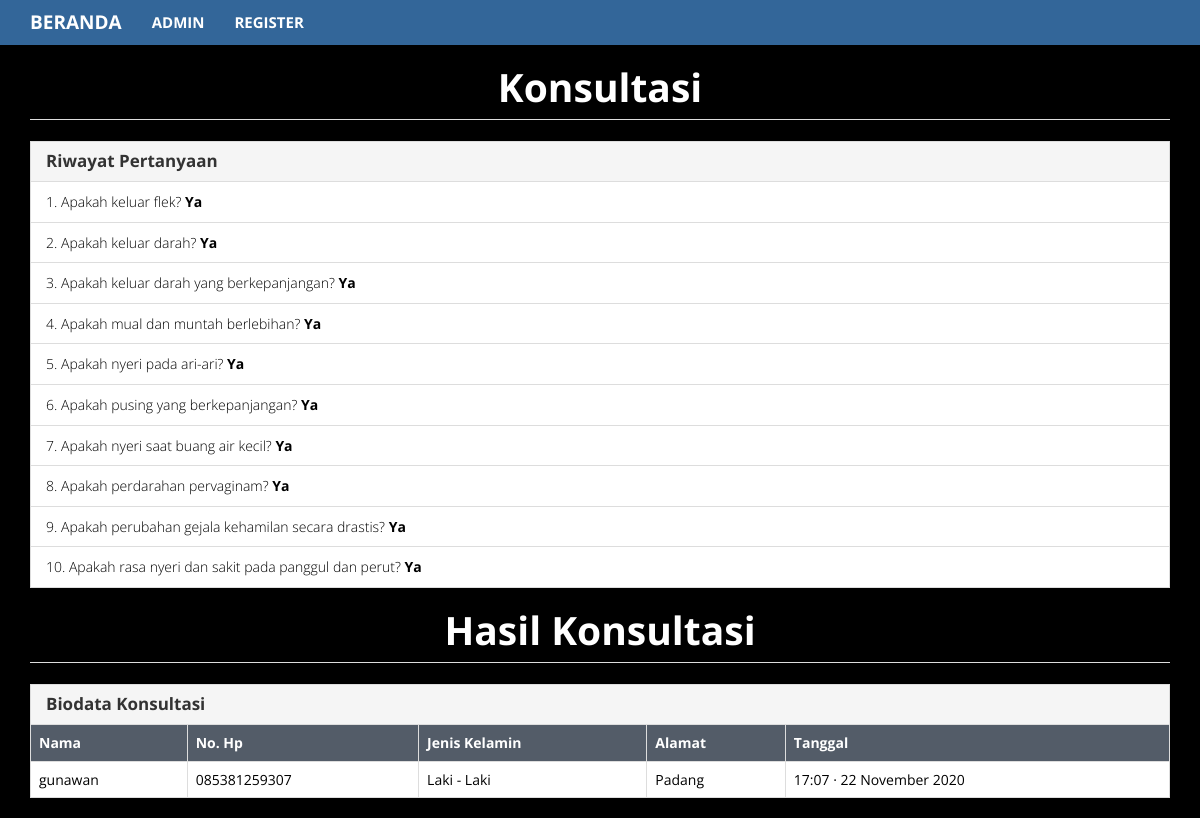
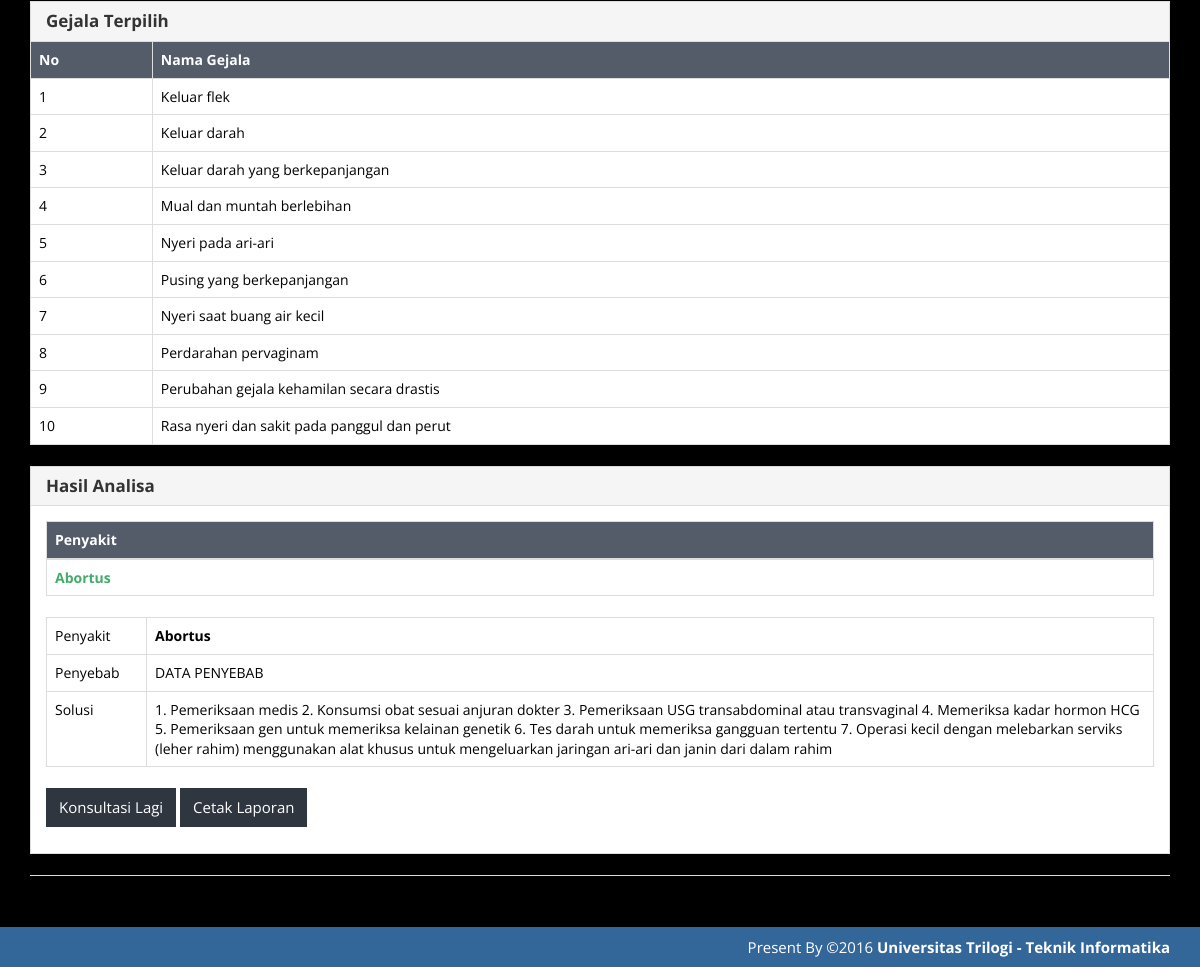
Page /index.php?m=konsultasi on the committed database (2 pictures, top to bottom).
### tables this page shows
CREATE TABLE `tb_konsultasi` (
  `ID` int(11) NOT NULL,
  `kode_gejala` varchar(16) DEFAULT NULL,
  `jawaban` varchar(6) DEFAULT 'Tidak'
);

CREATE TABLE `tb_gejala` (
  `kode_gejala` varchar(16) NOT NULL,
  `nama_gejala` varchar(255) DEFAULT NULL,
  `keterangan` text DEFAULT NULL
);

CREATE TABLE `tb_hasil` (
  `id` int(255) NOT NULL,
  `nama` varchar(50) NOT NULL,
  `no_hp` varchar(50) NOT NULL,
  `jk` varchar(50) NOT NULL,
  `alamat` varchar(50) NOT NULL,
  `tgl` varchar(50) NOT NULL,
  `hasil_konsultasi` varchar(50) NOT NULL
);

CREATE TABLE `tb_diagnosa` (
  `kode_diagnosa` varchar(16) NOT NULL,
  `nama_diagnosa` varchar(255) DEFAULT NULL,
  `penyebab` text NOT NULL,
  `solusi` text NOT NULL
);

### functions.php (called while the page is built, shortened)
<?php
require_once "parser-php-version.php";
$config["server"] = 'localhost';
$config["username"] = 'root';
$config["password"] = '';
$config["database_name"] = 'spforward1';
include 'includes/db.php';
$db = new DB($config['server'], $config['username'], $config['password'], $config['database_name']);
$mod = $_GET['m'];
function arrays_are_equal($array1, $array2)
{
    array_multisort($array1);
    array_multisort($array2);
    return (serialize($array1) === serialize($array2));
}

### includes/db.php (called while the page is built, shortened)
<?php
class DB
{
    var $conn = null;
    public function __construct($host, $username, $passwd, $dbname)
    {
        $this->conn = mysqli_connect($host, $username, $passwd, $dbname);
    }
    public function query($sql)
    {
        $query = mysqli_query($this->conn, $sql) or die('<pre>Error mysqli_query: ' . mysqli_error($this->conn) . '<br />' . $sql . '</pre>');
        return $query;
    }
    public function get_results($sql)
    {
        $query = $this->query($sql);
        $arr = array();
        while ($row = mysqli_fetch_object($query)) {
            $arr[] = $row;
        }
        return $arr;
    }
}

### konsultasi.php (the view, shortened to what this page needs)
<?php
$success = false;
$arr_gejala_terpilih = array();
$r_at = $db->get_results("select kode_gejala from tb_konsultasi where jawaban='Ya' order by kode_gejala");
foreach ($r_at as $row) {
    $arr_gejala_terpilih[] = $row->kode_gejala;
}
$r = $db->get_results("select * from tb_diagnosa order by kode_diagnosa");
foreach ($r as $row) {
    $kode_diagnosa = $row->kode_diagnosa;
    $arr_gejala_penyakit = array();
    $r_at = $db->get_results("select kode_gejala from tb_relasi where kode_diagnosa='$kode_diagnosa' order by kode_gejala");
    foreach ($r_at as $row_at) {
        $arr_gejala_penyakit[] = $row_at->kode_gejala;
    }
    if (arrays_are_equal($arr_gejala_terpilih, $arr_gejala_penyakit)) {
        $success = true;
    }
}
?>
<!DOCTYPE html>
<html lang="en">
<head>
    <link href="assets/css/yeti-bootstrap.min.css" rel="stylesheet" />
    <link href="assets/css/general.css" rel="stylesheet" />
    <link href="assets/css/select2.min.css" rel="stylesheet" />
</head>
<body class="dark hi">
    <div class="page-header">
        <h1 align="center"><b>Konsultasi</b></h1>
    </div>
    <?php if ($success) : ?>
        <div class="panel panel-default">
            <div class="panel-heading">
                <h3 class="panel-title"><b>Riwayat Pertanyaan</b></h3>
            </div>
            <div class="list-group">
                <?php
                $rows = $db->get_results("SELECT * FROM tb_konsultasi k INNER JOIN tb_gejala g ON g.kode_gejala=k.kode_gejala");
                foreach ($rows as $row) : ?>
                    <div class="list-group-item"><?= $row->ID ?>. Apakah <?= strtolower($row->nama_gejala) ?>? <strong><?= $row->jawaban ?></strong></div>
                <?php endforeach ?>
            </div>
        </div>
    <?php include 'konsultasi_hasil.php';
    endif ?>
</body>
</html>

### index.php (shortened to what this page needs)
<?php
include 'functions.php';
?>
<!DOCTYPE html>
<html lang="en">
<head>
    <link href="assets/css/yeti-bootstrap.min.css" rel="stylesheet" />
    <link href="assets/css/general.css" rel="stylesheet" />
    <link href="assets/css/select2.min.css" rel="stylesheet" />
</head>
<body>
    <nav class="navbar navbar-default navbar-static-top">
        <div class="container">
            <div class="navbar-header">
                <a class="navbar-brand" href="?" class="d"><b>BERANDA</b></a>
            </div>
            <div id="navbar" class="navbar-collapse collapse">
                <ul class="nav navbar-nav">
                    <?php if ($_SESSION['login']) : ?>
                        <li><a href="?m=diagnosa" class="t"><b>JURUSAN</b></a></li>
                        <li><a href="?m=gejala" class="t"><b>FAKTA</b></a></li>
                        <li><a href="?m=relasi" class="t"><b>PENGETAHUAN</b></a></li>
                        <li><a href="?m=rule" class="t"><b>ATURAN</b></a></li>
                        <li><a href="?m=laporan" class="t"><b>LAPORAN</b></a></li>
                        <li><a href="?m=admin" class="t"><b>ADMIN</b></a></li>
                        <li><a href="logout.php" class="t"><b>LOGOUT</b></a></li>
                    <?php else : ?>
                        <li><a href="?m=login" class="t"><b>ADMIN</b></a></li>
                        <li><a href="?m=biodata" class="t"><b>REGISTER</b></a></li>
                    <?php endif ?>
                </ul>
            </div>
        </div>
    </nav>
    <div>
        <div class="container">
            <?php
            if (file_exists($mod . '.php'))
                include $mod . '.php';
            else
                include 'home.php';
            ?>
        </div>
    </div>
    <footer class="footer" style="background-color: #336699; color: #fff;">
        <div class="container">
            <p><span class="pull-right">
              Present By ©2016 <i class="fa fa-heart pulse"></i> <b><a style="color: #fff" target="_blank">Universitas Trilogi - Teknik Informatika</a></b>
          </span></p>
        </div>
    </footer>
</body>
</html>

### konsultasi_hasil.php (shortened to what this page needs)
    <div class="page-header">
        <h1 align="center"><b>Hasil Konsultasi</b></h1>
    </div>
<?php
$rows = $db->get_results("SELECT * FROM tb_gejala WHERE kode_gejala IN (SELECT kode_gejala FROM tb_konsultasi WHERE jawaban='Ya')");
?>
<div class="panel panel-default">
    <div class="panel-heading">
        <h3 class="panel-title"><b>Biodata Konsultasi</b></h3>
    </div>
    <table class="table table-bordered table-hover">
        <thead>
            <tr style="background-color: #535c68; color: #fff;">
                <th>Nama</th>
                <th>No. Hp</th>
                <th>Jenis Kelamin</th>
                <th>Alamat</th>
                <th>Tanggal</th>
            </tr>
        </thead>
        <?php
        $rowss = $db->get_results("SELECT * FROM tb_hasil order by id desc limit 1");
        foreach ($rowss as $rowd) : ?>
            <tr>
                <td><?= $rowd->nama ?></td>
                <td><?= $rowd->no_hp ?></td>
                <td><?= $rowd->jk ?></td>
                <td><?= $rowd->alamat ?></td>
                <td><?= $rowd->tgl ?></td>
            </tr>
        <?php endforeach; ?>
    </table>
</div>
<div class="panel panel-default">
    <div class="panel-heading">
        <h3 class="panel-title"><b>Gejala Terpilih</b></h3>
    </div>
    <table class="table table-bordered table-hover">
        <thead>
            <tr style="background-color: #535c68; color: #fff;">
                <th>No</th>
                <th>Nama Gejala</th>
            </tr>
        </thead>
        <?php
        $no = 1;
        foreach ($rows as $row) : ?>
            <tr>
                <td><?= $no++ ?></td>
                <td><?= $row->nama_gejala ?></td>
            </tr>
        <?php endforeach; ?>
    </table>
</div>
<?php
$arr_gejala_terpilih = array();
$r_at = $db->get_results("select kode_gejala from tb_konsultasi where jawaban='Ya' order by kode_gejala");
foreach ($r_at as $row) {
    $arr_gejala_terpilih[] = $row->kode_gejala;
}
$nama_diagnosa = '';
$penyebab = '';
$solusi = '';
$r = $db->get_results("select * from tb_diagnosa order by kode_diagnosa");
foreach ($r as $row) {
    $kode_diagnosa = $row->kode_diagnosa;
    $arr_gejala_penyakit = array();
    $r_at = $db->get_results("select kode_gejala from tb_relasi where kode_diagnosa='$kode_diagnosa' order by kode_gejala");
    foreach ($r_at as $row_at) {
        $arr_gejala_penyakit[] = $row_at->kode_gejala;
    }
    if (arrays_are_equal($arr_gejala_terpilih, $arr_gejala_penyakit)) {
        $nama_diagnosa = $row->nama_diagnosa;
        $penyebab = $row->penyebab;
        $solusi = $row->solusi;
    }
}
$nama_diagnosa = empty($nama_diagnosa) ? 'Gejala tidak sesuai/penyakit tidak ditemukan!' : $nama_diagnosa;
$penyebab = empty($penyebab) ? '-' : $penyebab;
$solusi = empty($solusi) ? '-' : $solusi;
?>
<div class="panel panel-default">
    <div class="panel-heading">
        <h3 class="panel-title"><b>Hasil Analisa</b></h3>
    </div>
    <div class="panel-body">
        <table class="table table-bordered table-hover">
            <thead>
                <tr style="background-color: #535c68; color: #fff;">
                    <th>Penyakit</th>
                </tr>
            </thead>
            <tr class="text-success">
                <td><b><?= $nama_diagnosa ?></b></td>
            </tr>
        </table>
        <table class="table table-bordered">
            <tr>
                <td width="100">Penyakit</td>
                <td><b><?= $nama_diagnosa ?></b></td>
            </tr>
            <tr>
                <td>Penyebab</td>
                <td><?= $penyebab ?></td>
            </tr>
            <tr>
                <td>Solusi</td>
                <td><?= $solusi ?></td>
            </tr>
        </table>
        <p>
            <a class="btn edit" href="index.php?"><span class=""></span> Konsultasi Lagi</a>
            <a class="btn edit" href="cetak.php?m=konsultasi" target="_blank"><span class=""></span> Cetak Laporan</a>
        </p>
    </div>
</div>
<div class="page-header">
    <?php
    require_once 'functions.php';
    ?>
</div>

### assets/css/general.css (style rules this page uses)
html { position: relative; min-height: 100%; }
body { margin-bottom: 70px; }
.footer { position: absolute; bottom: 0; width: 100%; height: 40px; }
.footer .container p { margin: 10px 0; }
.page-header { margin-top: 0; padding-bottom: 0; }
.page-header h1 { margin-top: 0; }

### index.php (style rules this page uses)
.hi { background-image: linear-gradient(rgba(0, 0, 0, 0.5), rgba(0, 0, 0, 0.5)), url('assets/images/back.jpg'); background-size: cover; background-position: center center; background-repeat: no-repeat; background-attachment: fixed; }
.dark { background-color: #000; color: #fff; }
.edit { background-color: #3498db; color: #fff; }
.t { font-size: 15px; font-family: unset; }
.edit { background-color: #2f3640; }

### konsultasi.php (style rules this page uses)
.hi { background-image: linear-gradient(rgba(0, 0, 0, 0.5), rgba(0, 0, 0, 0.5)), url('assets/images/back.jpg'); background-size: cover; background-position: center center; background-repeat: no-repeat; background-attachment: fixed; }
.dark { background-color: #000; color: #000; }
.page-header { color: #fff; }
.edit { background-color: #2f3640; }

### rows in the picture
tb_konsultasi: ID "1", kode_gejala.nama_gejala "keluar flek", jawaban "Ya"
tb_konsultasi: ID "2", kode_gejala.nama_gejala "keluar darah", jawaban "Ya"
tb_konsultasi: ID "3", kode_gejala.nama_gejala "keluar darah yang berkepanjangan", jawaban "Ya"
tb_konsultasi: ID "4", kode_gejala.nama_gejala "mual dan muntah berlebihan", jawaban "Ya"
tb_konsultasi: ID "5", kode_gejala.nama_gejala "nyeri pada ari-ari", jawaban "Ya"
tb_konsultasi: ID "6", kode_gejala.nama_gejala "pusing yang berkepanjangan", jawaban "Ya"
tb_konsultasi: ID "7", kode_gejala.nama_gejala "nyeri saat buang air kecil", jawaban "Ya"
tb_konsultasi: ID "8", kode_gejala.nama_gejala "perdarahan pervaginam", jawaban "Ya"
tb_konsultasi: ID "9", kode_gejala.nama_gejala "perubahan gejala kehamilan secara drastis", jawaban "Ya"
tb_konsultasi: ID "10", kode_gejala.nama_gejala "rasa nyeri dan sakit pada panggul dan perut", jawaban "Ya"
tb_hasil: nama "gunawan", no_hp "085381259307", jk "Laki - Laki", alamat "Padang", tgl "17:07 · 22 November 2020"
tb_gejala: nama_gejala "Keluar flek"
tb_gejala: nama_gejala "Keluar darah"
tb_gejala: nama_gejala "Keluar darah yang berkepanjangan"
tb_gejala: nama_gejala "Mual dan muntah berlebihan"
tb_gejala: nama_gejala "Nyeri pada ari-ari"
tb_gejala: nama_gejala "Pusing yang berkepanjangan"
tb_gejala: nama_gejala "Nyeri saat buang air kecil"
tb_gejala: nama_gejala "Perdarahan pervaginam"
tb_gejala: nama_gejala "Perubahan gejala kehamilan secara drastis"
tb_gejala: nama_gejala "Rasa nyeri dan sakit pada panggul dan perut"
tb_diagnosa: nama_diagnosa "Abortus", penyebab "DATA PENYEBAB", solusi "1. Pemeriksaan medis 2. Konsumsi obat sesuai anjuran dokter 3. Pemeriksaan USG transabdominal atau transvaginal 4. Memeriksa kadar hormon HCG 5. Pemeriksaan gen untuk memeriksa kelainan genetik 6. Tes darah untuk memeriksa gangguan tertentu 7. Operasi kecil dengan melebarkan serviks (leher rahim) menggunakan alat khusus untuk mengeluarkan jaringan ari-ari dan janin dari dalam rahim"
